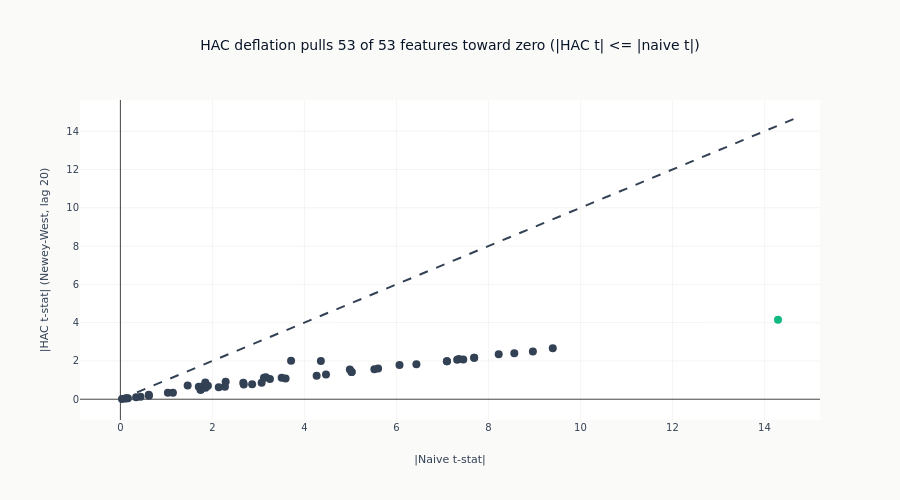

Here is the notebook cell this chart was saved with:
### Markdown cell above
### Naive vs HAC t-Statistics

### Code cell
sig_colors = [
    COLORS["positive"] if sig else COLORS["neutral"]
    for sig in eval_summary["significant_fdr05"].to_list()
]

# Plot |t| vs |t|. On signed axes a deflated negative-t feature moves UPWARD --
# its t-stat rises toward zero -- so deflation lands on both sides of the
# diagonal and the picture reads as if the correction cut both ways. On absolute
# axes the diagonal is a single threshold: a point on or below it was deflated.
naive_abs = [abs(t) for t in eval_summary["naive_tstat"].to_list()]
hac_abs = [abs(t) for t in eval_summary["hac_tstat"].to_list()]
n_tested = eval_summary.height
# Newey-West does not GUARANTEE a smaller standard error -- negative estimated
# autocovariances can shrink it -- so count the features that were deflated
# rather than asserting it of all of them.
n_deflated = sum(h <= n for h, n in zip(hac_abs, naive_abs))

fig_tstat = go.Figure()
fig_tstat.add_trace(
    go.Scatter(
        x=naive_abs,
        y=hac_abs,
        mode="markers",
        marker=dict(color=sig_colors, size=8),
        text=eval_summary["feature"].to_list(),
        customdata=list(
            zip(eval_summary["naive_tstat"].to_list(), eval_summary["hac_tstat"].to_list())
        ),
        hovertemplate=(
            "%{text}<br>naive t: %{customdata[0]:.2f}<br>HAC t: %{customdata[1]:.2f}<extra></extra>"
        ),
        showlegend=False,
    )
)
t_max = max(max(naive_abs), max(hac_abs)) + 0.5
fig_tstat.add_trace(
    go.Scatter(
        x=[0, t_max],
        y=[0, t_max],
        mode="lines",
        line=dict(dash="dash", color=COLORS["neutral"]),
        showlegend=False,
    )
)
fig_tstat.update_layout(
    title=(
        f"HAC deflation pulls {n_deflated} of {n_tested} features toward zero "
        "(|HAC t| <= |naive t|)"
    ),
    xaxis_title="|Naive t-stat|",
    yaxis_title=f"|HAC t-stat| (Newey-West, lag {LABEL_HORIZON - 1})",
    height=500,
    showlegend=False,
)
fig_tstat.show()

### Figure 1 — Plotly figure (JSON) as saved in the notebook; plotly's stock layout.template omitted (floating-point values rounded to 4 significant figures)
{"data": [{"customdata": [[14.29, 4.15], [9.399, 2.662], [8.966, 2.494], [8.563, 2.398], [8.223, 2.347], [7.69, 2.17], [7.69, 2.17], [7.321, 2.058], [7.1, 1.987], [7.097, 1.988], [6.435, 1.831], [5.521, 1.566], [7.358, 2.101], [5.027, 1.429], [5.027, 1.429], [4.469, 1.295], [3.07, 0.8568], [2.864, 0.7827], [2.682, 0.7649], [3.251, 1.053], [4.358, 1.999], [3.71, 2.004], [1.744, 0.4954], [1.744, 0.4954], [1.143, 0.3375], [0.62, 0.1878], [0.1068, 0.03283], [0.135, 0.05367], [0.03528, 0.01181], [-0.1637, -0.0469], [-0.3421, -0.1032], [-0.4382, -0.1285], [-0.6174, -0.2334], [-1.033, -0.3373], [-1.462, -0.7198], [-1.704, -0.6564], [-1.757, -0.6476], [-1.846, -0.8756], [-2.272, -0.6558], [-1.851, -0.6008], [-1.903, -0.7017], [-2.288, -0.9158], [-2.139, -0.626], [-2.672, -0.8564], [-3.121, -1.119], [-3.162, -1.15], [-3.506, -1.128], [-4.988, -1.557], [-3.591, -1.083], [-4.266, -1.23], [-5.602, -1.599], [-6.067, -1.786], [-7.453, -2.08]], "hovertemplate": "%{text}<br>naive t: %{customdata[0]:.2f}<br>HAC t: %{customdata[1]:.2f}<extra></extra>", "marker": {"color": ["#10b981", "#334155", "#334155", "#334155", "#334155", "#334155", "#334155", "#334155", "#334155", "#334155", "#334155", "#334155", "#334155", "#334155", "#334155", "#334155", "#334155", "#334155", "#334155", "#334155", "#334155", "#334155", "#334155", "#334155", "#334155", "#334155", "#334155", "#334155", "#334155", "#334155", "#334155", "#334155", "#334155", "#334155", "#334155", "#334155", "#334155", "#334155", "#334155", "#334155", "#334155", "#334155", "#334155", "#334155", "#334155", "#334155", "#334155", "#334155", "#334155", "#334155", "#334155", "#334155", "#334155"], "size": 8}, "mode": "markers", "showlegend": false, "text": ["dist_52w_low", "natr_14", "vol_252d", "vol_126d", "vol_21d", "vol_63d", "vol_63d_rank", "skip_recent_12_1", "ret_252d", "ret_189d", "sma_ratio_200", "skip_recent_6_1", "pct_positive_63d", "ret_126d", "ret_126d_rank", "ret_63d", "sharpe_189d", "sharpe_252d", "sharpe_63d", "vol_ratio_short", "vol_ratio_63d", "vol_ratio_21d", "sharpe_126d", "sharpe_126d_rank", "hurst_100", "ret_42d", "sma_ratio_50", "chop_14", "ema_ratio_26", "dist_52w_high", "macd_line", "sharpe_42d", "ret_10d", "ret_21d", "ret_5d", "stoch_k", "sharpe_10d", "sharpe_5d", "adx_14", "rsi_14", "rsi_7", "cci_14", "max_dd_126d", "sharpe_21d", "cci_21", "bb_pctb_20", "aroon_diff", "obv_zscore_63d", "max_dd_63d", "mom_accel_medium", "vol_ratio_medium", "mom_accel_short", "mom_accel_long"], "type": "scatter", "x": [14.29, 9.399, 8.966, 8.563, 8.223, 7.69, 7.69, 7.321, 7.1, 7.097, 6.435, 5.521, 7.358, 5.027, 5.027, 4.469, 3.07, 2.864, 2.682, 3.251, 4.358, 3.71, 1.744, 1.744, 1.143, 0.62, 0.1068, 0.135, 0.03528, 0.1637, 0.3421, 0.4382, 0.6174, 1.033, 1.462, 1.704, 1.757, 1.846, 2.272, 1.851, 1.903, 2.288, 2.139, 2.672, 3.121, 3.162, 3.506, 4.988, 3.591, 4.266, 5.602, 6.067, 7.453], "y": [4.15, 2.662, 2.494, 2.398, 2.347, 2.17, 2.17, 2.058, 1.987, 1.988, 1.831, 1.566, 2.101, 1.429, 1.429, 1.295, 0.8568, 0.7827, 0.7649, 1.053, 1.999, 2.004, 0.4954, 0.4954, 0.3375, 0.1878, 0.03283, 0.05367, 0.01181, 0.0469, 0.1032, 0.1285, 0.2334, 0.3373, 0.7198, 0.6564, 0.6476, 0.8756, 0.6558, 0.6008, 0.7017, 0.9158, 0.626, 0.8564, 1.119, 1.15, 1.128, 1.557, 1.083, 1.23, 1.599, 1.786, 2.08]}, {"line": {"color": "#334155", "dash": "dash"}, "mode": "lines", "showlegend": false, "type": "scatter", "x": [0, 14.79], "y": [0, 14.79]}], "layout": {"height": 500, "showlegend": false, "title": {"text": "HAC deflation pulls 53 of 53 features toward zero (|HAC t| <= |naive t|)"}, "xaxis": {"title": {"text": "|Naive t-stat|"}}, "yaxis": {"title": {"text": "|HAC t-stat| (Newey-West, lag 20)"}}}}
